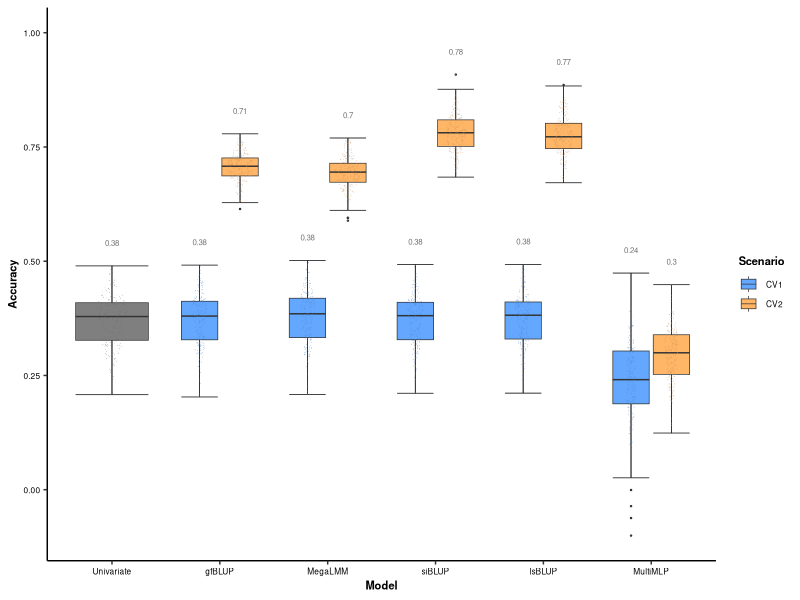
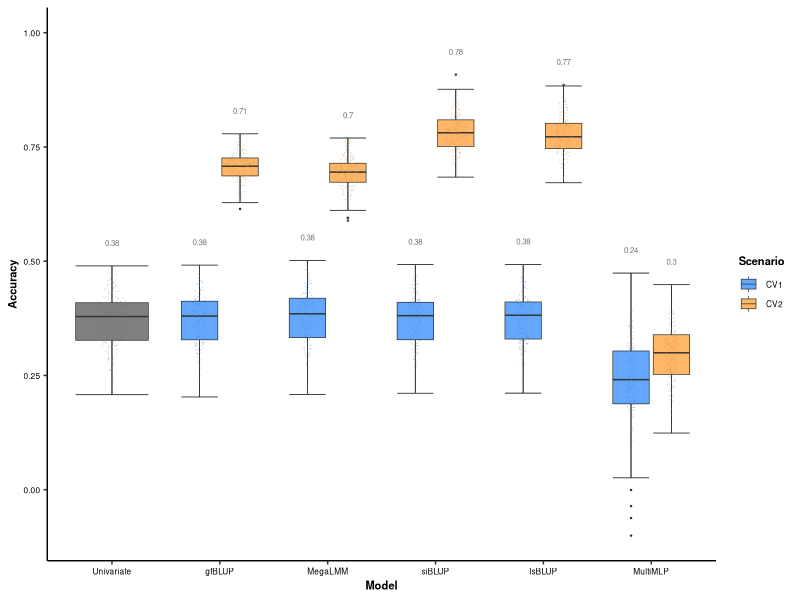

Write the R code that produced these figures, in order.
# Plotting the hyperspectral results:
library(ggplot2)
library(ggforce)
wd <- getwd()
setwd(wd)

# Settings:
models <- c("Univariate", "gfBLUP", "MegaLMM", "lsBLUP", "siBLUP", "MultiMLP")
scenarios <- c("CV1", "CV2")

# Loading results:
results <- expand.grid(Model = models[-1],
                       Scenario = scenarios,
                       Run = 1:250,
                       Accuracy = 0)

results <- rbind(results,
                 expand.grid(Model = "Univariate",
                             Scenario = "N/A",
                             Run = 1:250,
                             Accuracy = 0))

results[results$Model == "Univariate", 4] <- read.csv("hyper/results/2_hyper_results_univariate.csv")$acc

results[results$Model == "gfBLUP" & results$Scenario == "CV1", 4] <- read.csv("hyper/results/3a_hyper_results_gfblup_CV1.csv")$acc
results[results$Model == "gfBLUP" & results$Scenario == "CV2", 4] <- read.csv("hyper/results/3b_hyper_results_gfblup_CV2.csv")$acc

results[results$Model == "MegaLMM" & results$Scenario == "CV1", 4] <- read.csv("hyper/results/12a_hyper_results_megalmm_CV1_RF.csv")$acc
results[results$Model == "MegaLMM" & results$Scenario == "CV2", 4] <- read.csv("hyper/results/12b_hyper_results_megalmm_CV2_RF.csv")$acc

results[results$Model == "lsBLUP" & results$Scenario == "CV1", 4] <- read.csv("hyper/results/11a_hyper_results_lsblup_CV1.csv")$acc
results[results$Model == "lsBLUP" & results$Scenario == "CV2", 4] <- read.csv("hyper/results/11b_hyper_results_lsblup_CV2.csv")$acc

results[results$Model == "siBLUP" & results$Scenario == "CV1", 4] <- read.csv("hyper/results/5a_hyper_results_siblup_CV1.csv")$acc
results[results$Model == "siBLUP" & results$Scenario == "CV2", 4] <- read.csv("hyper/results/5b_hyper_results_siblup_CV2.csv")$acc

results[results$Model == "MultiMLP" & results$Scenario == "CV1", 4] <- read.csv("hyper/results/8a_hyper_results_multiMLP_CV1.csv")$acc
results[results$Model == "MultiMLP" & results$Scenario == "CV2", 4] <- read.csv("hyper/results/8b_hyper_results_multiMLP_CV2.csv")$acc

results$Model <- factor(results$Model, levels = c("Univariate", "gfBLUP", "MegaLMM", "siBLUP", "lsBLUP", "MultiMLP"))
results$Scenario <- factor(results$Scenario, levels = c("CV1", "CV2", "N/A"))

medians <- aggregate(Accuracy ~ Scenario + Model, data = results, FUN = median)
medians$max <- aggregate(Accuracy ~ Scenario + Model, data = results, FUN = max)$Accuracy

medians$Model <- factor(medians$Model, levels = c("Univariate", "gfBLUP", "MegaLMM", "siBLUP", "lsBLUP", "MultiMLP"))
medians$Scenario <- factor(medians$Scenario, levels = c("CV1", "CV2", "N/A"))

# Plotting:
ggplot(data = results, mapping = aes(x = Model, y = Accuracy, fill = Scenario)) +
  stat_boxplot(geom = "errorbar", linewidth = 0.25) +
  geom_boxplot(outlier.size = 0.2, linewidth = 0.25) +
  geom_text(data = medians, aes(label = round(Accuracy, 2), y = max + 0.05),
            position = position_dodge(width = 0.75), size = 2, color = "gray45") +
  theme_classic(base_size = 11) +
  scale_fill_manual(breaks = c("CV1", "CV2"),
                    values = c("CV1" = "#63a7ff", "CV2" = "#ffb667", "NA" = "gray")) +
  ylim(min(min(results$Accuracy), 0), 1.0) +
  theme(axis.text = element_text(color = "black", size = 6),
        axis.title = element_text(face = "bold"),
        legend.title = element_text(face = "bold"),
        plot.title = element_text(face = "bold", hjust = 0.5),
        plot.subtitle = element_text(hjust = 0.5)) +
  theme(legend.text = element_text(size = 6),
        legend.title = element_text(size = 8),
        axis.title = element_text(size = 8),
        legend.position = "right",
        legend.key.height = unit(0.5, "cm"),
        legend.spacing.y = unit(0.1, "cm"),
        legend.key.width = unit(0.5, "cm")) +
  geom_sina(data = results, mapping = aes(x = Model, y = Accuracy, fill = Scenario),
            size = 0.3, position = position_dodge(width = 0.75), shape = 21, stroke = 0.05, maxwidth = 0.5, alpha = 0.25)

ggsave(filename = "hyper.png", dpi = 640, width = 15, height = 6, units = "cm")





